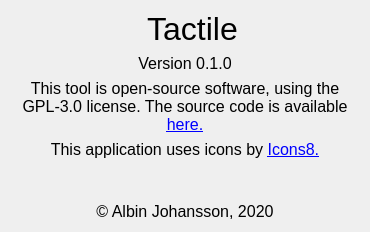
<?xml version="1.0" encoding="UTF-8"?>
<ui version="4.0">
 <class>about_dialog</class>
 <widget class="QWidget" name="about_dialog">
  <property name="windowModality">
   <enum>Qt::ApplicationModal</enum>
  </property>
  <property name="geometry">
   <rect>
    <x>0</x>
    <y>0</y>
    <width>370</width>
    <height>232</height>
   </rect>
  </property>
  <property name="sizePolicy">
   <sizepolicy hsizetype="Preferred" vsizetype="Preferred">
    <horstretch>0</horstretch>
    <verstretch>0</verstretch>
   </sizepolicy>
  </property>
  <property name="font">
   <font>
    <family>Segoe UI</family>
    <pointsize>12</pointsize>
   </font>
  </property>
  <property name="windowTitle">
   <string>About Tactile</string>
  </property>
  <property name="windowIcon">
   <iconset resource="../../../tactile.qrc">
    <normaloff>:/resources/icons/tactile2_icon2.png</normaloff>:/resources/icons/tactile2_icon2.png</iconset>
  </property>
  <property name="windowOpacity">
   <double>26.000000000000000</double>
  </property>
  <layout class="QVBoxLayout" name="verticalLayout">
   <item>
    <layout class="QHBoxLayout" name="horizontalLayout">
     <item>
      <spacer name="horizontalSpacer">
       <property name="orientation">
        <enum>Qt::Horizontal</enum>
       </property>
       <property name="sizeHint" stdset="0">
        <size>
         <width>40</width>
         <height>20</height>
        </size>
       </property>
      </spacer>
     </item>
     <item>
      <widget class="QLabel" name="iconLabel">
       <property name="text">
        <string/>
       </property>
       <property name="pixmap">
        <pixmap resource="../../../tactile.qrc">:/resources/icons/tactile2_icon2.png</pixmap>
       </property>
       <property name="scaledContents">
        <bool>false</bool>
       </property>
       <property name="alignment">
        <set>Qt::AlignCenter</set>
       </property>
      </widget>
     </item>
     <item>
      <widget class="QLabel" name="headerLabel">
       <property name="font">
        <font>
         <family>Segoe UI</family>
         <pointsize>16</pointsize>
         <weight>50</weight>
         <bold>false</bold>
         <strikeout>false</strikeout>
         <kerning>true</kerning>
        </font>
       </property>
       <property name="text">
        <string>&lt;html&gt;&lt;head/&gt;&lt;body&gt;&lt;p&gt;&lt;span style=&quot; font-size:24pt;&quot;&gt;Tactile&lt;/span&gt;&lt;/p&gt;&lt;/body&gt;&lt;/html&gt;</string>
       </property>
       <property name="alignment">
        <set>Qt::AlignCenter</set>
       </property>
      </widget>
     </item>
     <item>
      <spacer name="horizontalSpacer_2">
       <property name="orientation">
        <enum>Qt::Horizontal</enum>
       </property>
       <property name="sizeHint" stdset="0">
        <size>
         <width>40</width>
         <height>20</height>
        </size>
       </property>
      </spacer>
     </item>
    </layout>
   </item>
   <item>
    <widget class="QLabel" name="versionLabel">
     <property name="text">
      <string>Version 0.1.0</string>
     </property>
     <property name="alignment">
      <set>Qt::AlignCenter</set>
     </property>
     <property name="wordWrap">
      <bool>true</bool>
     </property>
    </widget>
   </item>
   <item>
    <widget class="QLabel" name="githubLink">
     <property name="font">
      <font>
       <family>Segoe UI</family>
       <pointsize>12</pointsize>
      </font>
     </property>
     <property name="text">
      <string>&lt;html&gt;&lt;head/&gt;&lt;body&gt;&lt;p&gt;This tool is open-source software, using the GPL-3.0 license. The source code is available &lt;a href=&quot;https://github.com/albin-johansson/Tactile&quot;&gt;&lt;span style=&quot; text-decoration: underline; color:#0000ff;&quot;&gt;here.&lt;/span&gt;&lt;/a&gt;&lt;/p&gt;&lt;/body&gt;&lt;/html&gt;</string>
     </property>
     <property name="alignment">
      <set>Qt::AlignCenter</set>
     </property>
     <property name="wordWrap">
      <bool>true</bool>
     </property>
     <property name="openExternalLinks">
      <bool>true</bool>
     </property>
    </widget>
   </item>
   <item>
    <widget class="QLabel" name="icons8Label">
     <property name="text">
      <string>&lt;html&gt;&lt;head/&gt;&lt;body&gt;&lt;p&gt;This application uses icons by &lt;a href=&quot;https://icons8.com/&quot;&gt;&lt;span style=&quot; text-decoration: underline; color:#0000ff;&quot;&gt;Icons8.&lt;/span&gt;&lt;/a&gt;&lt;/p&gt;&lt;/body&gt;&lt;/html&gt;</string>
     </property>
     <property name="alignment">
      <set>Qt::AlignCenter</set>
     </property>
     <property name="wordWrap">
      <bool>true</bool>
     </property>
     <property name="openExternalLinks">
      <bool>true</bool>
     </property>
    </widget>
   </item>
   <item>
    <spacer name="verticalSpacer">
     <property name="orientation">
      <enum>Qt::Vertical</enum>
     </property>
     <property name="sizeHint" stdset="0">
      <size>
       <width>20</width>
       <height>40</height>
      </size>
     </property>
    </spacer>
   </item>
   <item>
    <widget class="QLabel" name="licenseLabel">
     <property name="text">
      <string>© Albin Johansson, 2020</string>
     </property>
     <property name="alignment">
      <set>Qt::AlignCenter</set>
     </property>
    </widget>
   </item>
  </layout>
 </widget>
 <resources>
  <include location="../../../tactile.qrc"/>
  <include location="../../../tactile.qrc"/>
  <include location="../../tactile.qrc"/>
 </resources>
 <connections/>
</ui>
